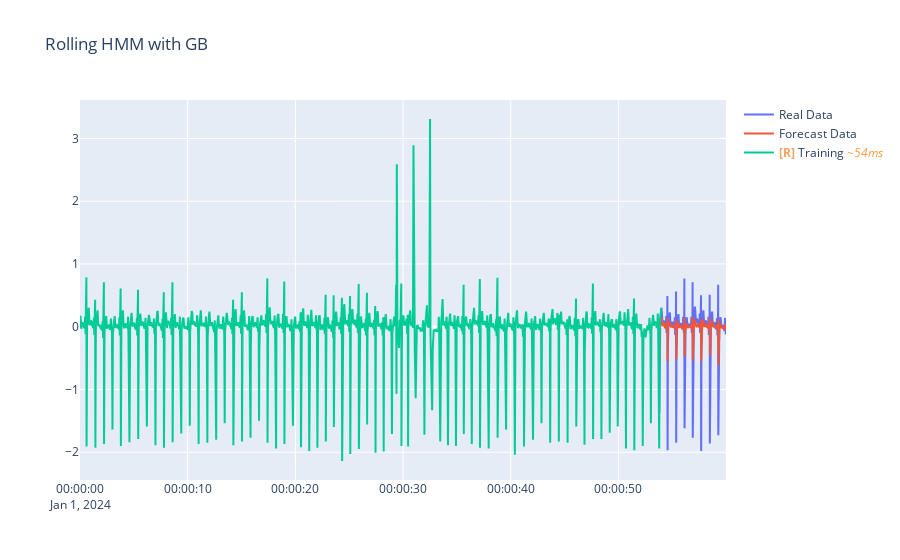

This figure's notebook cell:
### Code cell
fig = go.Figure()
fig.update_layout(title="Rolling HMM with GB")
fig.add_trace(go.Scatter(x=df_test['ds'], y=df_test['y'], mode='lines', name='Real Data'))
fig.add_trace(go.Scatter(x=df_test['ds'], y=hmm_preds, mode='lines', name='Forecast Data'))
fig.add_trace(go.Scatter(x=df_train['ds'], y=df_train['y'], mode='lines', name='Training'))
fig.show()

### Figure 1 — Plotly figure (JSON) as saved in the notebook; plotly's stock layout.template omitted (floating-point values rounded to 4 significant figures; data arrays with more than 128 entries replaced by an {"elided": "..."} marker saying what was removed)
{"data": [{"mode": "lines", "name": "Real Data", "type": "scatter", "uid": "52468a87-4911-4000-8c0d-829da17e18ff", "x": {"elided": "794 str values"}, "y": {"elided": "794 float values"}}, {"mode": "lines", "name": "Forecast Data", "type": "scatter", "uid": "7f04d0a3-6f54-4038-b53c-102f77c72f24", "x": {"elided": "794 str values"}, "y": {"elided": "794 float values"}}, {"mode": "lines", "name": "<b style=\"color:sandybrown\">[R]</b> Training <i style=\"color:#fc9944\">~54ms</i>", "type": "scatter", "uid": "39787c34-ec90-4f3a-8146-604e2b287455", "x": {"elided": "1000 str values"}, "y": {"elided": "1000 float values"}}], "layout": {"title": {"text": "Rolling HMM with GB"}}}
